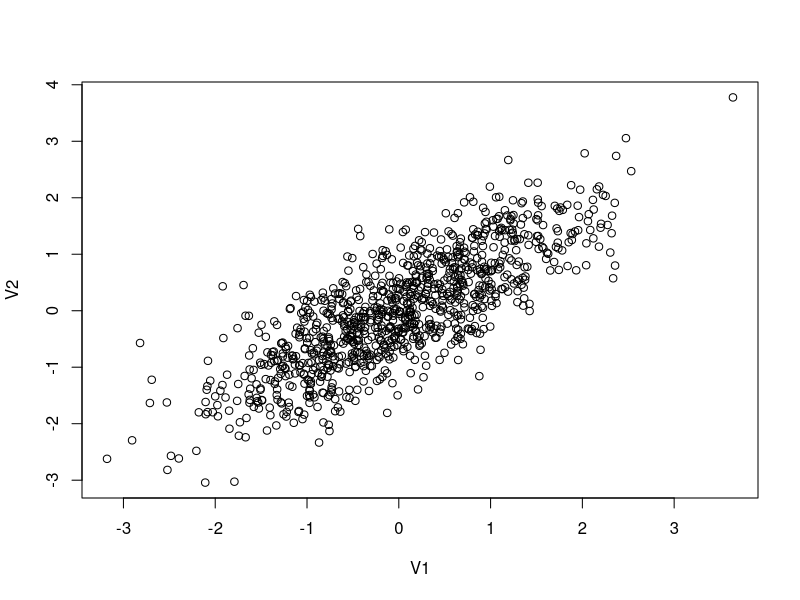
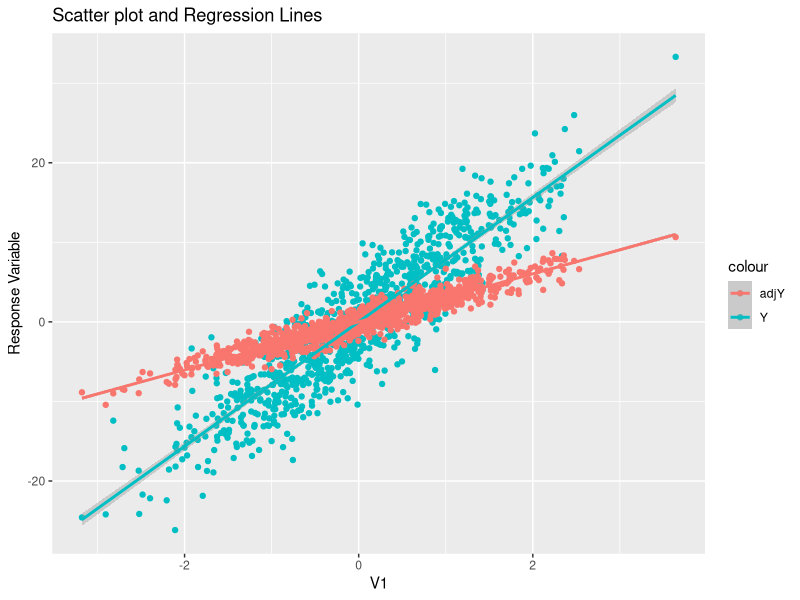

Write the R code that produced these figures, in order. (Note: this script raises an error after producing the figures.)
## ---- chunk 1
knitr::opts_chunk$set(echo = TRUE)
## ---- chunk 2
#This is a comment, alone in a chunk. 

## ---- chunk 3
library(MASS)
library(ggplot2)

out <- as.data.frame(mvrnorm(1000, mu = c(0,0), 
                     Sigma = matrix(c(1,0.8,0.8,1), ncol = 2), 
                     empirical = TRUE))
cor(out)
plot(out)

## ---- chunk 4
out$error<-rnorm(1000, mean=0, sd=1)

#The data generating process
B1<-3
B2<-6

out$Y<-out$V1*B1+out$V2*B2+out$error
## ---- chunk 5
model <- lm(Y ~ V1 + V2, data = out)
summary(model)
## ---- chunk 6
model_v1 <- lm(Y ~ V1, data = out)
summary(model_v1)

## ---- chunk 7
out$Y_adj <- out$Y - B2 * out$V2
model_adj <- lm(Y_adj ~ V1, data = out)
summary(model_adj)
## ---- chunk 8
plotted <- ggplot(out, aes(V1)) + 
    geom_point(aes(y = Y, col = "Y")) + 
    geom_point(aes(y = Y_adj, col = "adjY")) +
    geom_smooth(method='lm', aes(y = Y, col = "Y")) +
    geom_smooth(method='lm', aes(y = Y_adj, col = "adjY")) +
    labs(title = "Scatter plot and Regression Lines",
         x = "V1",
         y = "Response Variable")
plotted



## ---- chunk 9
cps_data <- read.csv("cps_clean.csv")
model_income_education <- lm(income ~ education, data = cps_data)
summary(model_income_education)

## ---- chunk 10
model_income_controls <- lm(income ~ education + control1 + control2, data = cps_data)
summary(model_income_controls)
